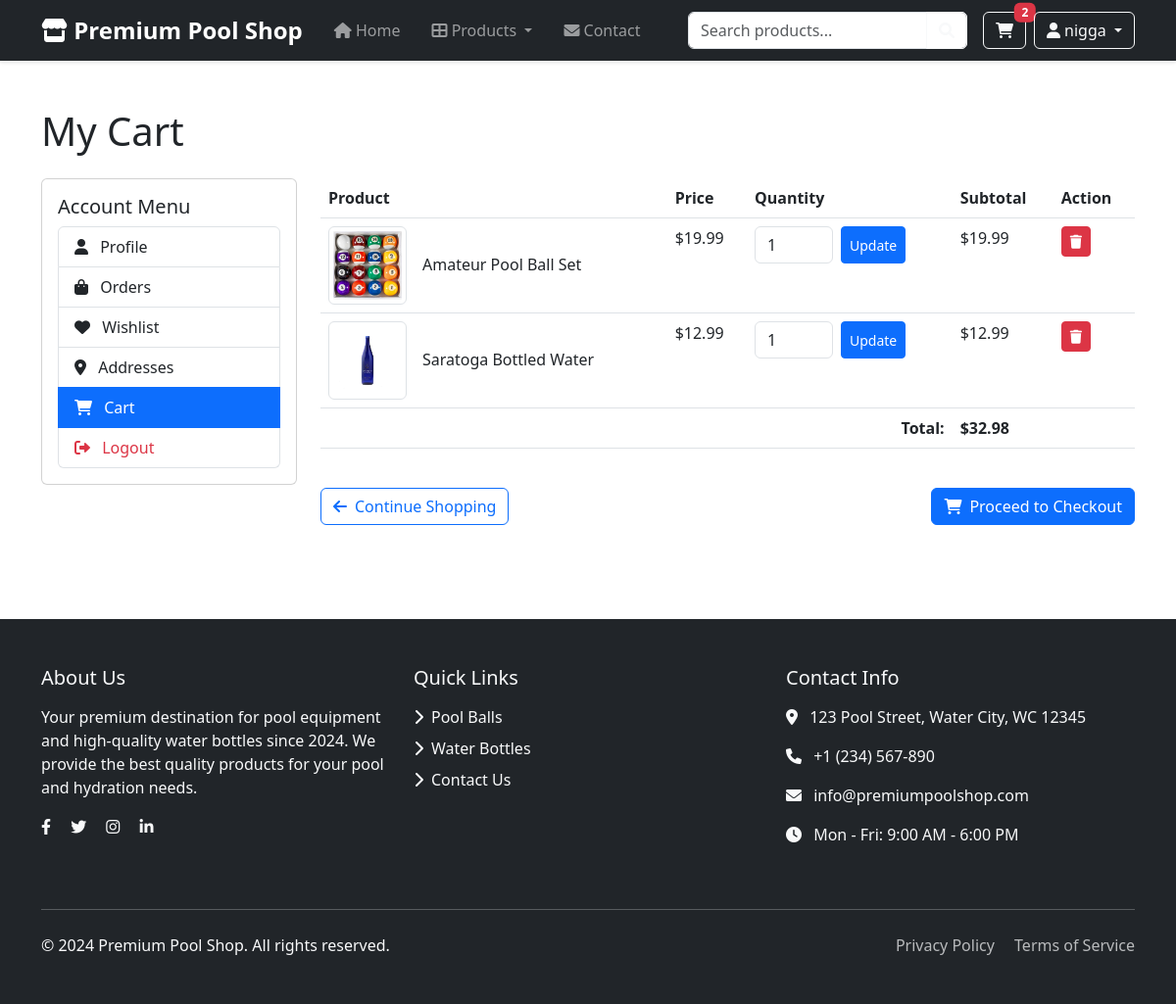
Page /cart/cart.php (signed in) on the committed database.
### tables this page shows
CREATE TABLE `cart` (
  `id` int(11) NOT NULL,
  `user_id` int(11) NOT NULL,
  `product_id` int(11) NOT NULL,
  `quantity` int(11) NOT NULL DEFAULT 1
);

CREATE TABLE `products` (
  `id` int(11) NOT NULL,
  `name` varchar(100) NOT NULL,
  `description` text DEFAULT NULL,
  `size` varchar(50) DEFAULT NULL,
  `weight` decimal(10,2) DEFAULT NULL,
  `price` decimal(10,2) NOT NULL,
  `stock_quantity` int(11) NOT NULL DEFAULT 0,
  `category_id` int(11) DEFAULT NULL
);

### cart/cart.php (the view, shortened to what this page needs)
<?php
require_once __DIR__ . "/../includes/config/database.php";
$cart_sql = "SELECT c.*, p.name, p.price, p.stock_quantity,
            (SELECT image_url FROM product_images WHERE product_id = p.id AND image_order = 1 LIMIT 1) as product_image
            FROM cart c
            JOIN products p ON c.product_id = p.id
            WHERE c.user_id = ?";
$cart_stmt = mysqli_prepare($conn, $cart_sql);
mysqli_stmt_bind_param($cart_stmt, "i", $_SESSION['user_id']);
mysqli_stmt_execute($cart_stmt);
$cart_result = mysqli_stmt_get_result($cart_stmt);
$cart_items = [];
$total = 0;
while ($row = mysqli_fetch_assoc($cart_result)) {
    $item = [
        'id' => $row['id'],
        'product_id' => $row['product_id'],
        'name' => $row['name'],
        'quantity' => $row['quantity'],
        'price' => $row['price'],
        'stock_quantity' => $row['stock_quantity'],
        'product_image' => $row['product_image']
    ];
    $cart_items[] = $item;
    $total += $item['price'] * $item['quantity'];
}
include __DIR__ . '/../includes/components/header.php';
?>
<div class="container py-5">
    <h1 class="mb-4">My Cart</h1>
    <div class="row">
        <?php include __DIR__ . '/../includes/components/account_menu.php'; ?>
        <div class="col-md-9">
            <?php if (empty($cart_items)): ?>
                <div class="alert alert-info">
                    Your cart is empty. <a href="/E-commerce_Belingheri_Barlascini/products.php" class="alert-link">Continue shopping</a>
                </div>
            <?php else: ?>
                <div class="table-responsive">
                    <table class="table">
                        <thead>
                            <tr>
                                <th>Product</th>
                                <th>Price</th>
                                <th>Quantity</th>
                                <th>Subtotal</th>
                                <th>Action</th>
                            </tr>
                        </thead>
                        <tbody>
                            <?php foreach ($cart_items as $item): ?>
                            <tr>
                                <td>
                                    <div class="d-flex align-items-center">
                                        <?php if ($item['product_image']): ?>
                                            <img src="/E-commerce_Belingheri_Barlascini/<?php echo htmlspecialchars($item['product_image']); ?>"
                                                 alt="<?php echo htmlspecialchars($item['name']); ?>"
                                                 class="img-thumbnail"
                                                 style="width: 80px; height: 80px; object-fit: cover;">
                                        <?php endif; ?>
                                        <div class="ms-3">
                                            <h6 class="mb-0"><?php echo htmlspecialchars($item['name']); ?></h6>
                                        </div>
                                    </div>
                                </td>
                                <td>$<?php echo number_format($item['price'], 2); ?></td>
                                <td>
                                    <form method="POST" class="d-flex">
                                        <input type="number" name="quantity" value="<?php echo $item['quantity']; ?>" min="0" class="form-control" style="width: 80px;">
                                        <button type="submit" name="update_quantity" class="btn btn-sm btn-primary ms-2">Update</button>
                                    </form>
                                </td>
                                <td>$<?php echo number_format($item['price'] * $item['quantity'], 2); ?></td>
                                <td>
                                    <form method="POST">
                                        <button type="submit" name="remove_item" class="btn btn-sm btn-danger">
                                            <i class="fas fa-trash"></i>
                                        </button>
                                    </form>
                                </td>
                            </tr>
                            <?php endforeach; ?>
                        </tbody>
                        <tfoot>
                            <tr>
                                <td colspan="3" class="text-end"><strong>Total:</strong></td>
                                <td colspan="2"><strong>$<?php echo number_format($total, 2); ?></strong></td>
                            </tr>
                        </tfoot>
                    </table>
                </div>
                <div class="d-flex justify-content-between mt-4">
                    <a href="/E-commerce_Belingheri_Barlascini/products.php" class="btn btn-outline-primary">
                        <i class="fas fa-arrow-left me-2"></i>Continue Shopping
                    </a>
                    <a href="/E-commerce_Belingheri_Barlascini/checkout.php" class="btn btn-primary">
                        <i class="fas fa-shopping-cart me-2"></i>Proceed to Checkout
                    </a>
                </div>
            <?php endif; ?>
        </div>
    </div>
</div>
<?php include __DIR__ . '/../includes/components/footer.php'; ?>

### rows in the picture
cart: shows a picture, product.name "Amateur Pool Ball Set", product.price "19.99", quantity "1", $item['price']*$item['quantity'] "19.99"
cart: shows a picture, product.name "Saratoga Bottled Water", product.price "12.99", quantity "1", $item['price']*$item['quantity'] "12.99"

### other values in the picture
$cart_count "2"
getCurrentUsername() "nigga"
$total "32.98"
